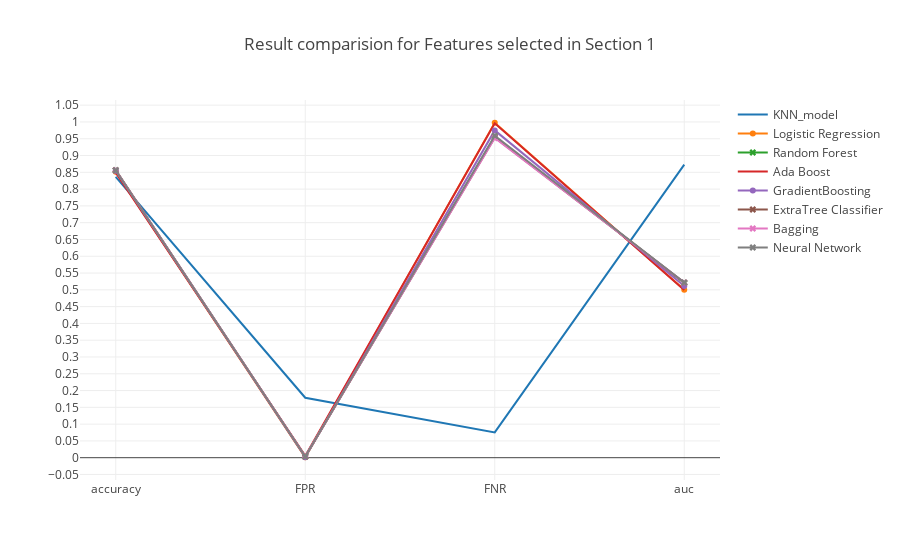

Notebook code for this chart:
### Markdown cell above
### <a id='1.A' style="text-decoration : none; color : #000000;"> A Results</a>

### Code cell
trace0 = go.Scatter(x=table_80_50_test.iloc[0].index.values[[0,5,6,7]],
                    y=table_80_50_test.iloc[0].values[[0,5,6,7]],
                    mode = 'lines',
                    name = 'KNN_model')

trace1 = go.Scatter(x=table_80_50_test.iloc[1].index.values[[0,5,6,7]],
                    y=table_80_50_test.iloc[1].values[[0,5,6,7]],
                    mode = 'lines+markers',
                    name = 'Logistic Regression')

trace2 = go.Scatter(x=table_80_50_test.iloc[2].index.values[[0,5,6,7]],
                    y=table_80_50_test.iloc[2].values[[0,5,6,7]],
                    mode = 'lines+markers',marker=dict(symbol='x'),
                    name = 'Random Forest')


trace3 = go.Scatter(x=table_80_50_test.iloc[3].index.values[[0,5,6,7]],
                    y=table_80_50_test.iloc[3].values[[0,5,6,7]],
                    mode = 'lines',
                    name = 'Ada Boost')

trace4 = go.Scatter(x=table_80_50_test.iloc[4].index.values[[0,5,6,7]],
                    y=table_80_50_test.iloc[4].values[[0,5,6,7]],
                    mode = 'lines+markers',
                    name = 'GradientBoosting')

trace5 = go.Scatter(x=table_80_50_test.iloc[5].index.values[[0,5,6,7]],
                    y=table_80_50_test.iloc[5].values[[0,5,6,7]],
                    mode = 'lines+markers',marker=dict(symbol='x'),
                    name = 'ExtraTree Classifier')

trace6 = go.Scatter(x=table_80_50_test.iloc[6].index.values[[0,5,6,7]],
                    y=table_80_50_test.iloc[6].values[[0,5,6,7]],
                    mode = 'lines+markers',marker=dict(symbol='x'),
                    name = 'Bagging')

trace7 = go.Scatter(x=table_80_50_test.iloc[7].index.values[[0,5,6,7]],
                    y=table_80_50_test.iloc[7].values[[0,5,6,7]],
                    mode = 'lines+markers',marker=dict(symbol='x'),
                    name = 'Neural Network')



data = [trace0, trace1, trace2, trace3, trace4, trace5, trace6, trace7]
layout = go.Layout(yaxis=dict(tick0=0,dtick=0.05),title='Result comparision for Features selected in Section 1')
fig = go.Figure(data=data, layout=layout)

iplot(fig, filename='Result')

### Figure 1 — Plotly figure (JSON) as saved in the notebook; plotly's stock layout.template omitted (floating-point values rounded to 4 significant figures)
{"data": [{"mode": "lines", "name": "KNN_model", "type": "scatter", "uid": "0877bfb7-3b59-461d-a205-98cdb20cacb9", "x": ["accuracy", "FPR", "FNR", "auc"], "y": [0.8366, 0.1787, 0.07524, 0.8731]}, {"mode": "lines+markers", "name": "Logistic Regression", "type": "scatter", "uid": "220f4b70-610e-415c-8fc7-26342d958b44", "x": ["accuracy", "FPR", "FNR", "auc"], "y": [0.8518, 0.001354, 0.9976, 0.5005]}, {"marker": {"symbol": "x"}, "mode": "lines+markers", "name": "Random Forest", "type": "scatter", "uid": "fc19d0ef-4e22-48ff-a265-03c12fb08202", "x": ["accuracy", "FPR", "FNR", "auc"], "y": [0.8563, 0.003251, 0.9561, 0.5203]}, {"mode": "lines", "name": "Ada Boost", "type": "scatter", "uid": "417e8b33-fb81-4ed2-b0b1-7343ac8efd2b", "x": ["accuracy", "FPR", "FNR", "auc"], "y": [0.8487, 0.005282, 0.9961, 0.4993]}, {"mode": "lines+markers", "name": "GradientBoosting", "type": "scatter", "uid": "b40ba931-f1eb-467a-8883-9b7a40482059", "x": ["accuracy", "FPR", "FNR", "auc"], "y": [0.8549, 0.001625, 0.9749, 0.5117]}, {"marker": {"symbol": "x"}, "mode": "lines+markers", "name": "ExtraTree Classifier", "type": "scatter", "uid": "d4fd571f-dba8-4350-8c1f-dbed5b970c0b", "x": ["accuracy", "FPR", "FNR", "auc"], "y": [0.8567, 0.003251, 0.9538, 0.5215]}, {"marker": {"symbol": "x"}, "mode": "lines+markers", "name": "Bagging", "type": "scatter", "uid": "ad164901-f03c-491b-b227-ed0e7ccbb724", "x": ["accuracy", "FPR", "FNR", "auc"], "y": [0.856, 0.004334, 0.9522, 0.5217]}, {"marker": {"symbol": "x"}, "mode": "lines+markers", "name": "Neural Network", "type": "scatter", "uid": "5e6b9f06-0553-4986-be8c-42d4cd167bbc", "x": ["accuracy", "FPR", "FNR", "auc"], "y": [0.8555, 0.003657, 0.9592, 0.5217]}], "layout": {"title": "Result comparision for Features selected in Section 1", "yaxis": {"dtick": 0.05, "tick0": 0}}}
